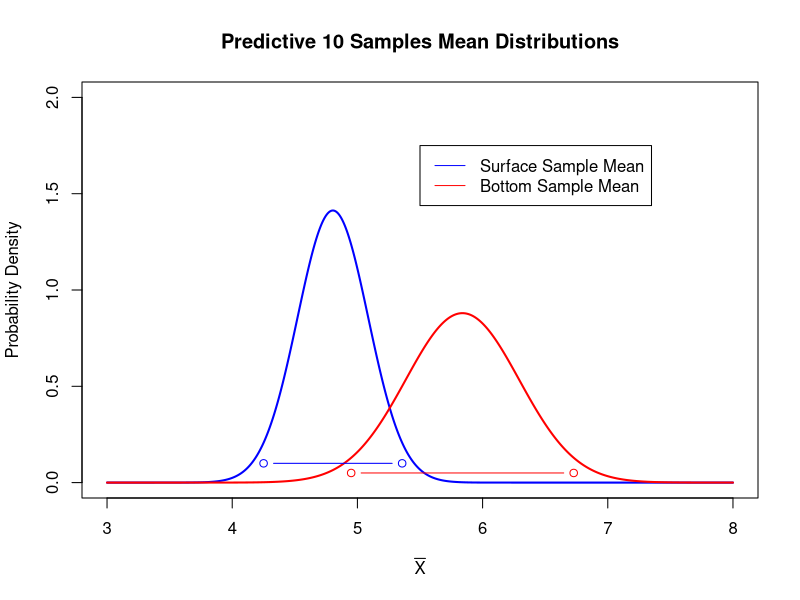
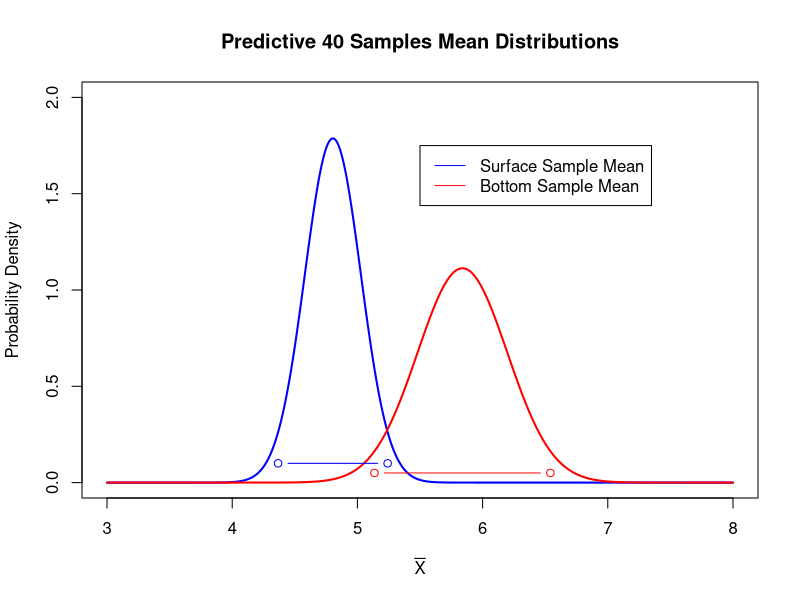

Generate these figures, in order, with R:
#if(!is.null(dev.list())) dev.off()
#cat("\014") 
#rm(list=ls())

Xs <- c(3.74,4.61,4.00,4.67,4.87,5.12,4.52,5.29,5.74,5.48)
Xb <- c(5.44,6.88,5.37,5.44,5.03,6.48,3.89,5.85,6.85,7.16)

n=10

sigma_s = sd(Xs)
sigma_b = sd(Xb)

mu0 = 0
tau0 = Inf

mu1_s=((mu0/tau0^2)+(sum(Xs)/sigma_s^2))/(tau0^-2+(length(Xs)/sigma_s^2))
mu1_b=((mu0/tau0^2)+(sum(Xb)/sigma_b^2))/(tau0^-2+(length(Xb)/sigma_b^2))

tau1_s=(1/tau0^2+length(Xs)/sigma_s^2)^-0.5
tau1_b=(1/tau0^2+length(Xb)/sigma_b^2)^-0.5

SD_s=sqrt(sigma_s^2/n+tau1_s^2)
SD_b=sqrt(sigma_b^2/n+tau1_b^2)

XbarBounds_s=qnorm(c(0.025,0.975), mean = mu1_s, sd = SD_s)
XbarBounds_b=qnorm(c(0.025,0.975), mean = mu1_b, sd = SD_b)

theta=seq(length=1000,from=3,to=8)

marginal_s=dnorm(theta, mean = mu1_s, sd = SD_s)
marginal_b=dnorm(theta, mean = mu1_b, sd = SD_b)

plot(theta,marginal_s,type="l",col="blue",main="Predictive 10 Samples Mean Distributions",
     xlab=expression(bar(X)),ylab="Probability Density",
     xlim=c(3,8),ylim=c(0,2.0),lwd=2)
lines(theta,marginal_b,col="red",lwd=2)
lines(XbarBounds_s,c(0.1,0.1),type="b",col="blue")
lines(XbarBounds_b,c(0.05,0.05),type="b",col="red")
legend(5.5,1.75,c("Surface Sample Mean","Bottom Sample Mean"),col=c("blue","red"),lty=c(1,1))

n=40

sigma_s = sd(Xs)
sigma_b = sd(Xb)

mu0 = 0
tau0 = Inf

mu1_s=((mu0/tau0^2)+(sum(Xs)/sigma_s^2))/(tau0^-2+(length(Xs)/sigma_s^2))
mu1_b=((mu0/tau0^2)+(sum(Xb)/sigma_b^2))/(tau0^-2+(length(Xb)/sigma_b^2))

tau1_s=(1/tau0^2+length(Xs)/sigma_s^2)^-0.5
tau1_b=(1/tau0^2+length(Xb)/sigma_b^2)^-0.5

SD_s2=sqrt(sigma_s^2/n+tau1_s^2)
SD_b2=sqrt(sigma_b^2/n+tau1_b^2)

XbarBounds_s2=qnorm(c(0.025,0.975), mean = mu1_s, sd = SD_s2)
XbarBounds_b2=qnorm(c(0.025,0.975), mean = mu1_b, sd = SD_b2)

theta=seq(length=1000,from=3,to=8)

marginal_s=dnorm(theta, mean = mu1_s, sd = SD_s2)
marginal_b=dnorm(theta, mean = mu1_b, sd = SD_b2)

plot(theta,marginal_s,type="l",col="blue",main="Predictive 40 Samples Mean Distributions",
     xlab=expression(bar(X)),ylab="Probability Density",
     xlim=c(3,8),ylim=c(0,2.0),lwd=2)
lines(theta,marginal_b,col="red",lwd=2)
lines(XbarBounds_s2,c(0.1,0.1),type="b",col="blue")
lines(XbarBounds_b2,c(0.05,0.05),type="b",col="red")
legend(5.5,1.75,c("Surface Sample Mean","Bottom Sample Mean"),col=c("blue","red"),lty=c(1,1))

